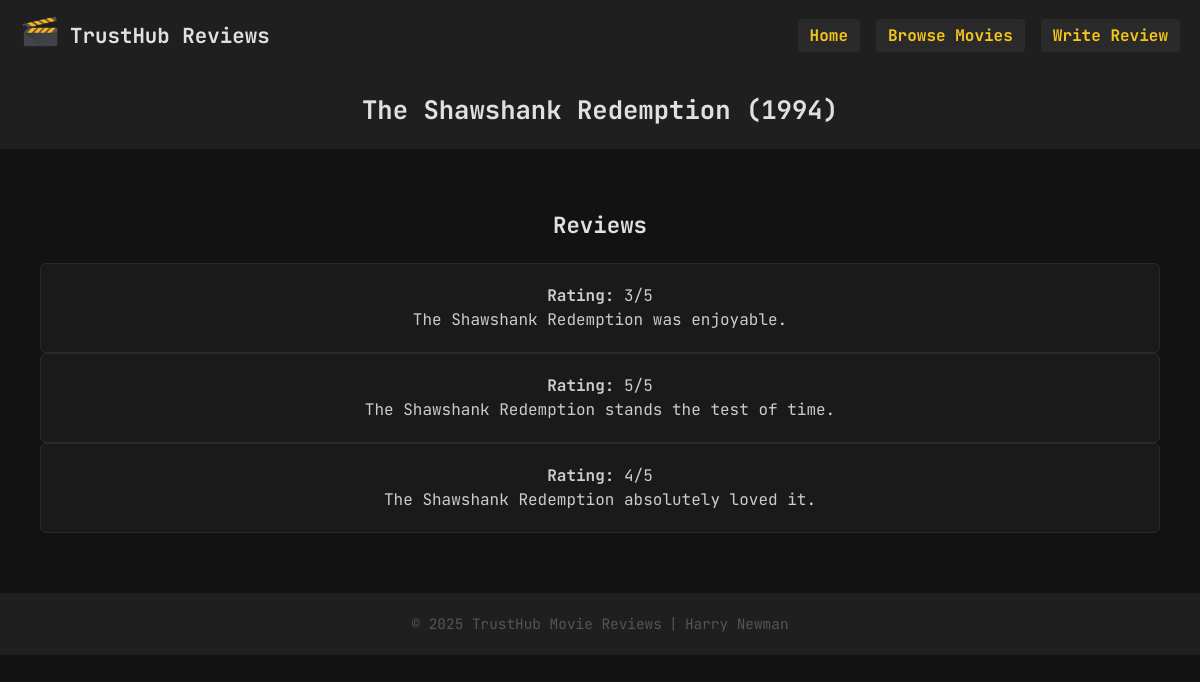
The page /movie.php?id=1 on the database its author committed.
### tables this page shows
CREATE TABLE IF NOT EXISTS movies (
  id INT AUTO_INCREMENT PRIMARY KEY,
  title VARCHAR(255) NOT NULL,
  year YEAR,
  genre VARCHAR(50)
);

CREATE TABLE IF NOT EXISTS reviews (
  id INT AUTO_INCREMENT PRIMARY KEY,
  movie_id INT NOT NULL,
  rating INT NOT NULL,
  review TEXT NOT NULL,
  created_at TIMESTAMP DEFAULT CURRENT_TIMESTAMP,
  FOREIGN KEY (movie_id) REFERENCES movies(id)
);

### movie.php (the view, shortened to what this page needs)
<?php
require 'database_connect.php';
$id = isset($_GET['id']) ? (int)$_GET['id'] : 0;
$mvRes = $conn->query("
  SELECT title, year
  FROM movies
  WHERE id = $id
");
$mv = $mvRes->fetch_assoc();
$title = $mv['title'];
$year  = $mv['year'];
$revRes = $conn->query("
  SELECT rating, review
  FROM reviews
  WHERE movie_id = $id
  ORDER BY id DESC
");
?>
<!DOCTYPE html>
<html lang="en">
<head>
  <link rel="stylesheet" href="styles/global.css">
  <link rel="stylesheet" href="styles/homepage.css">
</head>
<body>
  <nav class="navbar">
    <div class="logo">
      <a href="index.php"><img src="images/logo.jpg" alt="TrustHub Logo"></a>
      <a href="index.php"><h1>TrustHub Reviews</h1></a>
    </div>
    <div class="nav-items">
      <ul>
        <li><a href="index.php">Home</a></li>
        <li><a href="movies.php">Browse Movies</a></li>
        <li><a href="submit_review.php?id=<?php echo $id; ?>">Write Review</a></li>
      </ul>
    </div>
  </nav>
  <header class="page-header">
    <h2><?php echo htmlspecialchars($title); ?> (<?php echo $year; ?>)</h2>
  </header>
  <main class="content">
    <section class="featured-section">
      <h4>Reviews</h4>
      <?php if ($revRes->num_rows): ?>
        <?php while ($r = $revRes->fetch_assoc()): ?>
          <div class="about-text">
            <p><strong>Rating:</strong> <?php echo $r['rating']; ?>/5</p>
            <p><?php echo nl2br(htmlspecialchars($r['review'])); ?></p>
          </div>
        <?php endwhile; ?>
      <?php else: ?>
        <div class="about-text">
          <p>No reviews. <a href="submit_review.php?id=<?php echo $id; ?>">Write a Review!</a></p>
        </div>
      <?php endif; ?>
    </section>
  </main>
  <footer class="site-footer">
    <p>© 2025 TrustHub Movie Reviews | Harry Newman</p>
  </footer>
</body>
</html>

### styles/global.css (style rules this page uses)
* { box-sizing: border-box; margin: 0; padding: 0; }
body { font-family: "JetBrains Mono", monospace; background: #121212; color: #e0e0e0; line-height: 1.5; }
a { color: #f5c518; text-decoration: none; }
.navbar { background: #1f1f1f; display: flex; justify-content: space-between; align-items: center; padding: 12px 20px; flex-wrap: wrap; }
.navbar .logo { display: flex; align-items: center; }
.navbar .logo img { height: 40px; }
.navbar .logo h1 { margin-left: 10px; color: #e0e0e0; font-size: 1.3rem; }
.navbar .nav-items ul { list-style: none; display: flex; }
.navbar .nav-items li { margin-left: 16px; }
.navbar .nav-items a { padding: 6px 12px; border-radius: 4px; background: #2a2a2a; font-weight: bold; }
.page-header { background: #1f1f1f; text-align: center; padding: 20px 0; margin-bottom: 20px; }
.page-header h2 { color: #e0e0e0; font-size: 1.6rem; }
.content { max-width: 1200px; margin: 0 auto; padding: 0 20px; }
.site-footer { text-align: center; padding: 20px 0; color: #555; background: #1f1f1f; margin-top: 60px; font-size: 0.9rem; }

### styles/homepage.css (style rules this page uses)
.about-text, .about-img { flex: 1; background: #1a1a1a; border: 1px solid #2a2a2a; border-radius: 6px; padding: 20px; }
.about-text p { color: #ccc; }
.featured-section { max-width: 1200px; margin: 60px auto 20px; padding: 0 20px; text-align: center; }
.featured-section h4 { font-size: 1.4rem; color: #e0e0e0; margin-bottom: 20px; }

### rows shown on the page
movies: title "The Shawshank Redemption", year "1994"
reviews: rating "3", review "The Shawshank Redemption was enjoyable."
reviews: rating "5", review "The Shawshank Redemption stands the test of time."
reviews: rating "4", review "The Shawshank Redemption absolutely loved it."
